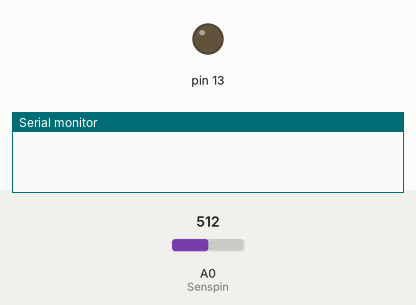
Recording of a sketch running on a simulated Arduino Uno, built with avr-gcc and run on an emulated ATmega328P. Parts: output pins drawn as LEDs (lit = HIGH), the last lines printed to the serial monitor. The test bench sets the inputs (shaded band); at power-on: A0 (Senspin) = 512.

Above: at 1.2 s.
1.3 s: A0 (Senspin) set to 365
3.5 s: A0 (Senspin) set to 335
At 5.4 s:
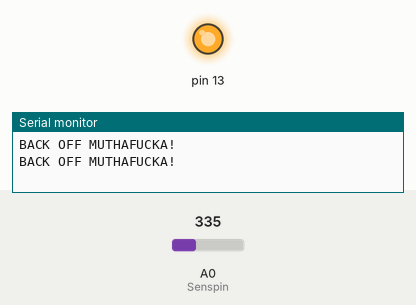
6.0 s: A0 (Senspin) set to 360
At 7.4 s:
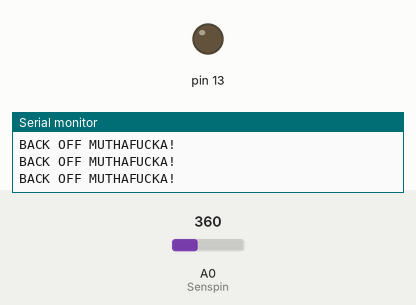
8.6 s: A0 (Senspin) set to 340
At 10.5 s:
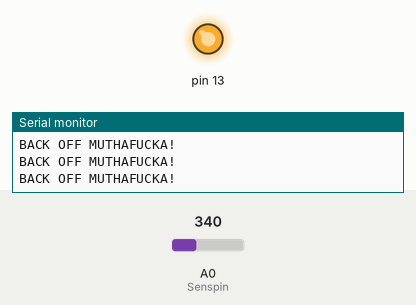
Timing chart, 0 to 12.0 s (numbered marks = the images above; inputs shaded):
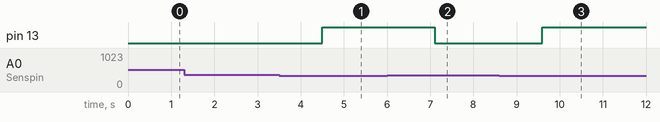

The sketch:

close.ino
```cpp
#include "tone.h"
int Senspin= A0;
int Sensval =0;
void setup()
{
  Serial.begin(9600);
  pinMode(13, OUTPUT);
}
void loop()
{
   Sensval = analogRead(Senspin);
  /*Serial.println(Sensval);
  delay(500);
  */
  if (Sensval>75 && Sensval<350)
  {
    Serial.println("BACK OFF MUTHAFUCKA!");
    delay(1000);
    digitalWrite(13, HIGH);
    delay(200);
          }

  else
  {
    digitalWrite(13,LOW);

 }


}
```

Measured:
- the behaviour switches between 350 and 349 on A0 (Senspin) (found by bisection; images 0 and 1)
- after the input at 1.3 s, every drawn part: stays the same
- after the input at 3.5 s, pin 13: LOW → HIGH after 1.0 s
- after the input at 6.0 s, pin 13: HIGH → LOW after 1.1 s
- after the input at 8.6 s, pin 13: LOW → HIGH after 1.0 s
